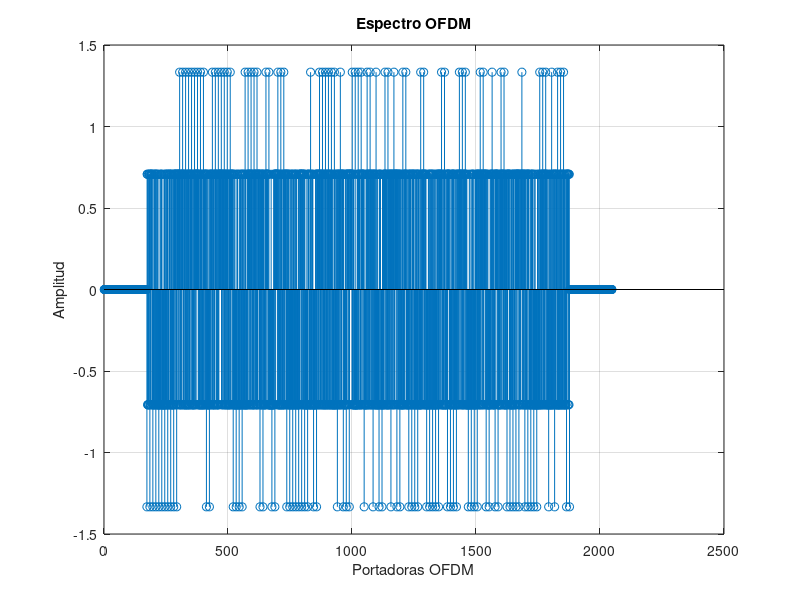
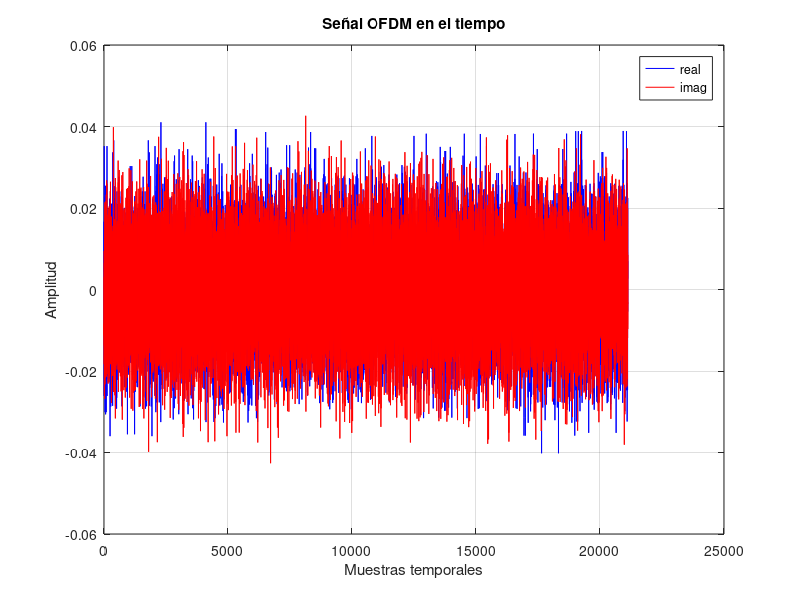
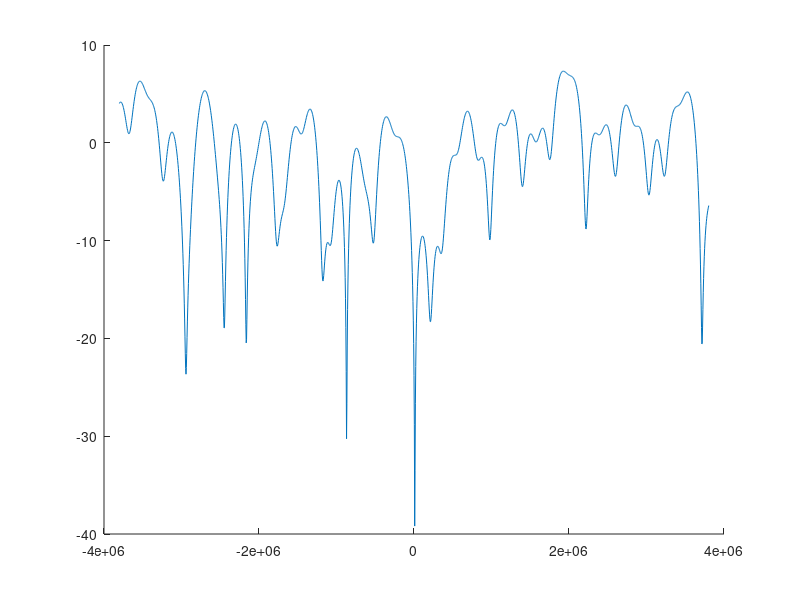
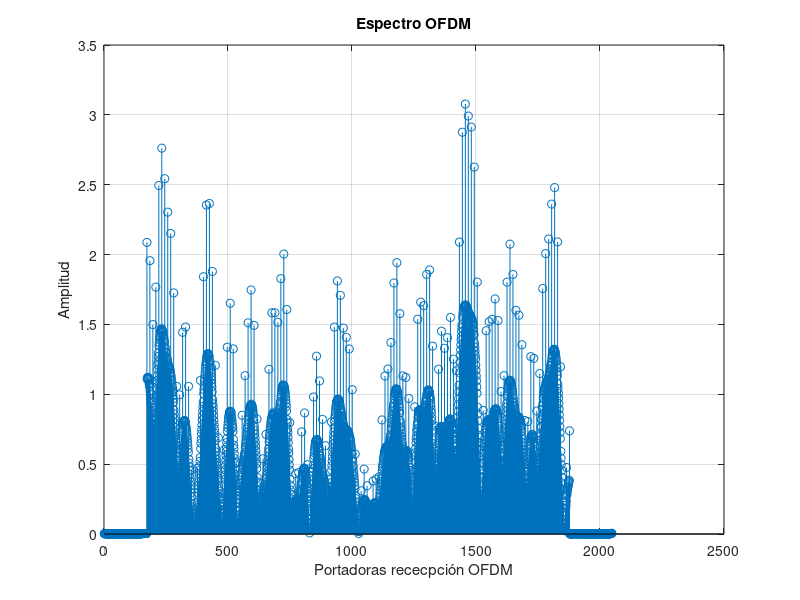

These figures' MATLAB source, in order: (Note: this script raises an error after producing the figures.)
clear;
close all;
%% comentario
%% Configuración del sistema OFDM
NUM_SYMB = 10;       % Número de símbols a transmitir
SEED=100;            % Semilla para el generador de números aleatorios
CONSTEL = 'BPSK';    % Constelación utilizada BPSK o QPSK
MODO = '2K';
SNR=100;             %SNR en dB

tic

% Inicializamos el generador de números aleatorios con la semilla
rng(SEED);

% Definición de la constelación
switch MODO
    case '2K'
        N_portadoras = 1705;
        T_U = 224e-6;        % Tiempo útil
        NFFT=2048;
    case '8K'
        N_portadoras = 6817;
        T_U = 896e-6;
        NFFT=8192;
end

N_pilotos = ceil(N_portadoras/12);
NDATA=N_portadoras- N_pilotos;   
NCP = NFFT/32;            % Número de muestras del prefijo cíclico

PLOC=1:12:N_portadoras;

switch CONSTEL
    case 'BPSK'
        M=1;
        C=[1 -1];
    case 'QPSK'
        C=[1+1i 1-1i -1+1i -1-1i];
        M=2;      
end

% scatterplot(C);
% grid
% title('Constelación')

%% Transmisor
% Generación de los bits a transmitir
numbits = NUM_SYMB*NDATA*M;
bits_tx = rand(numbits, 1)>0.5; % numbits x 1

% Bits to symbols
aux  = reshape(bits_tx, M, []).'; % numbits/M x M
symb = zeros(size(aux, 1),1);     % numbits/M x 1
for k=1:M
    symb = symb + (2^(k-1))*aux(:,k); % primera columna = lsb 
end

% Mapper
const_points = C(symb+1); % numbits/M x 1
const_points = const_points./(sqrt(2));

% scatterplot(const_points);
% grid
% title('Constelación transmitida') 

% Símbolos OFDM en frecuencia (rejilla tiempo frecuencia)
ofdm_freq = zeros(NFFT, NUM_SYMB); % NFFT x NUM_SYMB
ofdm_util = ofdm_freq(ceil((NFFT-N_portadoras)/2)+(1:N_portadoras),:);

registro = ones(1,11);
registro_salida = zeros(1,N_pilotos);
for n = 1:N_pilotos
    % registro_salida = [registro(end),registro_salida(1:end-1)];
    registro_salida(n) = registro(end);
    registro = [xor(registro(end),registro(end-2)),registro(1:(end-1))];
end

pilotos = zeros(N_pilotos,10);
for n = 1:NUM_SYMB
    pilotos(:,n) = 4/3*2*(0.5-registro_salida);
end

ofdm_util(PLOC,:) = pilotos;
ofdm_util(ofdm_util==0) = const_points;
ofdm_freq(ceil((NFFT-N_portadoras)/2)+(1:N_portadoras),:) = ofdm_util;

figure
stem(ofdm_freq(:,1)); % Pintamos un único símbolo
grid
xlabel('Portadoras OFDM');
ylabel('Amplitud');
title('Espectro OFDM')

% ifftshift permite pasar de una representación del espectro con el f=0 en el
% centro a una representación con f=0 a la izquierda.
% Importante el 1 para hacer la transformación en la dimensión correcta
ofdm_freq=ifftshift(ofdm_freq, 1); % NFFT x NUM_SYMB


% Modulacion OFDM
% Importante el 1 para hacer la transformación en la dimensión correcta
ofdm_time = ifft(ofdm_freq, NFFT, 1); % NFFT x NUM_SYMB

% Prefijo cíclico de forma matricial
ofdm_time = [ofdm_time(end-(NCP-1):end, :); ofdm_time];

% Salida secuencial (el : lee por columnas)
tx = ofdm_time(:); % (NFFT+NCP)·NUM_SYMB x 1
 
figure
plot(real(tx), 'b-');
hold on
plot(imag(tx), 'r-');
xlabel('Muestras temporales');
ylabel('Amplitud');
legend('real', 'imag');
grid
title('Señal OFDM en el tiempo')

% Espectro de la señal transmitida
% figure
% pwelch(tx);

%% Canal AWGN


% Canal real

parametros = [0.057662 1.003019 4.855121
0.176809 5.422091 3.419109
0.407163 0.518650 5.864470
0.303585 2.751772 2.215894
0.258782 0.602895 3.758058
0.061831 1.016585 5.430202
0.150340 0.143556 3.952093
0.051534 0.153832 1.093586
0.185074 3.324866 5.775198
0.400967 1.935570 0.154459
0.295723 0.429948 5.928383
0.350825 3.228872 3.053023
0.262909 0.848831 0.628578
0.225894 0.073883 2.128544
0.170996 0.203952 1.099463
0.149723 0.194207 3.462951
0.240140 0.924450 3.664773
0.116587 1.381320 2.833799
0.221155 0.640512 3.334290
0.259730 1.368671 0.393889];

rho_i = parametros(:,1);
tau_i = parametros(:,2)*10^-6;
theta_i = parametros(:,3);


delta_f = 1/T_U;
k = (-NFFT/2:NFFT/2-1);

H_real = zeros(NFFT,1);
% for n= 1:2048
%     H_real(n,1) = sum(rho_i.*exp(-1i*theta_i).*exp(-1i*2*pi*k(n)*delta_f*tau_i));
% end

for n = 1:20
    H_real = H_real + rho_i(n)*exp(-1i*theta_i(n))*exp(-1i*2*pi*k.'*delta_f*tau_i(n));
end

figure, hold on, plot((-floor(N_portadoras/2):ceil(N_portadoras/2)-1)*delta_f,20*log10(abs(H_real(NFFT/2-floor(N_portadoras/2):NFFT/2+ceil(N_portadoras/2)-1))))


h_real_tiempo = ifft(ifftshift(H_real),NFFT,1);

rx_antena = conv(h_real_tiempo,tx);
rx_antena = rx_antena(1:end-(NFFT-1),1);

% figure
% plot(real(rx_antena), 'b-');
% hold on
% plot(imag(rx_antena), 'r-');
% xlabel('Muestras temporales');
% ylabel('Amplitud');
% legend('real', 'imag');
% grid
% title('Señal OFDM en el tiempo')


% Ruido
Ps = mean(tx.*conj(tx)); % Potencia de señal
nsr = 10^(-SNR/10);      % Pn/Ps

noise = (randn(size(tx))+1i*randn(size(tx))) / sqrt(2); % Ruido complejo de potencia 1
noise = sqrt(Ps*nsr).*noise; % Ruido complejo de potencia Ps*snr
% Alternativa a las dos líneas anteriores:
% noise = wgn(size(tx,1), 1, Ps*nsr, 'complex');

rx = rx_antena+noise;
% rx = rx_antena;

% Return termina la ejecución del script. Las líneas de después no se
% ejecutarán
% return


%% Receptor
% TO-DO: Receptor (operaciones inversas al transmisor)

ofdm_time_r_NCP = reshape(rx,NFFT+NCP,NUM_SYMB);

ofdm_time_r=ofdm_time_r_NCP(NCP+1:end,:);

ofdm_freq_r=fft(ofdm_time_r,NFFT,1);

ofdm_freq_r= fftshift(ofdm_freq_r,1);

ofdm_util_r =ofdm_freq_r(ceil((NFFT-N_portadoras)/2)+(1:N_portadoras),:);

% scatterplot(ofdm_util_r(:,1))

figure
stem(abs(ofdm_freq_r(:,1))); % Pintamos un único símbolo
grid
xlabel('Portadoras rececpción OFDM');
ylabel('Amplitud');
title('Espectro OFDM')


H_est = zeros(N_portadoras,1);
% H_est(PLOC,1) = H_real(PLOC+NFFT/2-ceil(1705/2),1);
H_est(PLOC,1) = ofdm_util_r(PLOC,1)./pilotos(:,1);

% Interpolación lineal de H_est
x = 1:12;
for n = 1:N_pilotos-1 % ceil(PLOC/12)
    b = H_est((n-1)*12+1);
    a = (H_est(12*n+1) - H_est((n-1)*12+1))/12;
    y = a*x + b;
    H_est((n-1)*12+2:12*n+1) = y;
end

% guardar datos para vhdl
writematrix(real(int32(ofdm_util_r(:,1)*2^7)), 'portadoras_re.csv');
writematrix(imag(int32(ofdm_util_r(:,1)*2^7)), 'portadoras_im.csv');
% cargar entradas vhdl
real_matrix_vhdl = readmatrix('salida_re.csv')';
imag_matrix_vhdl = readmatrix('salida_im.csv')';
H_est_vhdl = double(real_matrix_vhdl)/2^7 + 1i*double(imag_matrix_vhdl)/2^7;


figure(3)
plot((-floor(N_portadoras/2):ceil(N_portadoras/2)-1)*delta_f,20*log10(abs(H_est)))
plot((-floor(N_portadoras/2):ceil(N_portadoras/2)-1)*delta_f,20*log10(abs(H_est_vhdl)))
legend('H real','H est', 'H(vhdl)')


% División en frecuencia Tx = Rx / H_est
% S_tx = ofdm_util_r./H_est;
S_tx = ofdm_util_r./H_est_vhdl;

% Comparamos con vhdl
rx_re = readmatrix('s_rx_re.csv')';
rx_im = readmatrix('s_rx_im.csv')';

S_tx_vhdl = rx_re/2^7 + 1i*rx_im/2^7;

figure
hold on
plot((-floor(N_portadoras/2):ceil(N_portadoras/2)-1)*delta_f,20*log10(abs(S_tx)))
plot((-floor(N_portadoras/2):ceil(N_portadoras/2)-1)*delta_f,20*log10(abs(S_tx_vhdl)))
legend('S_tx', 'S_tx(vhdl)')

% Quitamos los pilotos
S_tx(PLOC,:) = []; 
S_tx_vhdl(PLOC,:) = []; 

% Concatenar los bits recibidos
rx_constel = reshape(S_tx,(N_portadoras-N_pilotos)*NUM_SYMB,1).';
%rx_constel = reshape(S_tx_vhdl,(N_portadoras-N_pilotos),1).';

scatterplot(rx_constel);

% Demap
switch CONSTEL
    case 'BPSK'
        bits_rx = rx_constel<0;
    case 'QPSK'
        bits_rx = zeros(1,length(rx_constel)*2);
        bits_rx(2:2:end) = real(rx_constel)<0;
        bits_rx(1:2:end) = imag(rx_constel)<0;
end

BER = mean(xor(bits_rx, bits_tx.'));
fprintf(1, 'BER = %f\n', BER);

%BER_vhdl = mean(xor(bits_rx, bits_tx(1:NDATA*M).'));
%fprintf(1, 'BER_vhdl = %f\n', BER_vhdl);
toc
